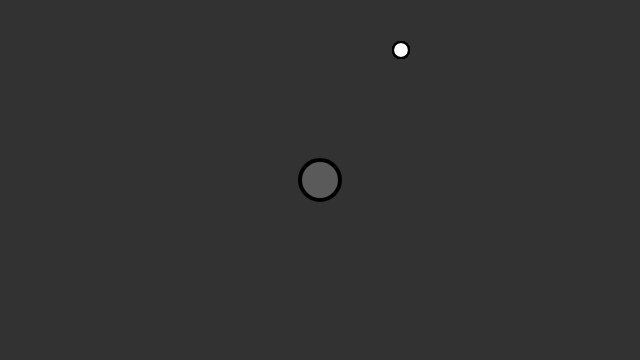
Frame 1 (no input)
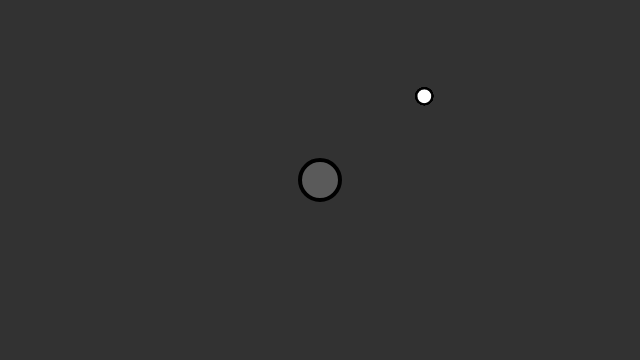
Frame 60 (no input)
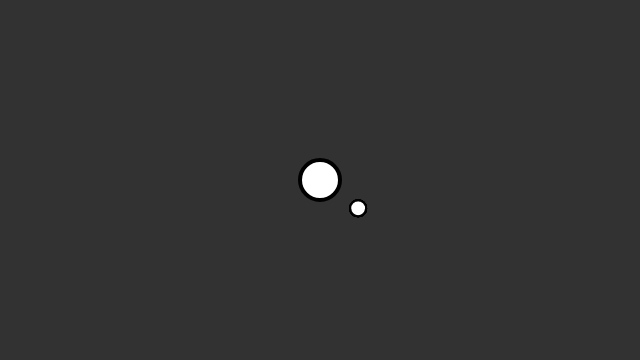
Frame 120 (the mouse pressed at the canvas centre since frame 60)

The p5.js sketch that drew these frames (run headless with seeded random() and noise() and a simulated clock; from frame 60 on, the mouse is pressed at the canvas centre):

// p5.js sketch
// ── sketch.js
// The Nature of Code
// Daniel Shiffman
// http://natureofcode.com
let movers = [];

let attractor;

function setup() {
  createCanvas(640, 360);
  for (let i = 0; i < 10; i++) {
    movers[i] = new Mover(random(0.1, 2), random(width), random(height));
  }
  attractor = new Attractor();
}

function draw() {
  background(50);

  attractor.display();

  for (let i = 0; i < movers.length; i++) {
    let force = attractor.calculateAttraction(movers[i]);
    movers[i].applyForce(force);

    movers[i].update();
    movers[i].display();
  }
}

function mouseMoved() {
  attractor.handleHover(mouseX, mouseY);
}

function mousePressed() {
  attractor.handlePress(mouseX, mouseY);
}

function mouseDragged() {
  attractor.handleHover(mouseX, mouseY);
  attractor.handleDrag(mouseX, mouseY);
}

function mouseReleased() {
  attractor.stopDragging();
}
// ── attractor.js
// The Nature of Code
// Daniel Shiffman
// http://natureofcode.com

// An object for a draggable attractive body in our world

class Attractor {

  constructor() {
    this.position = createVector(width / 2, height / 2);
    this.mass = 20;
    this.G = 1;
    this.dragOffset = createVector(0, 0);
    this.dragging = false;
    this.rollover = false;
  }

  calculateAttraction(m) {
    // Calculate direction of force
    let force = p5.Vector.sub(this.position, m.position);
    // Distance between objects
    let distance = force.mag();
    // Limiting the distance to eliminate "extreme" results for very close or very far objects
    distance = constrain(distance, 5, 25);
    // Normalize vector (distance doesn't matter here, we just want this vector for direction)
    force.normalize();
    // Calculate gravitional force magnitude
    let strength = (this.G * this.mass * m.mass) / (distance * distance);
    // Get force vector --> magnitude * direction
    force.mult(strength);
    return force;
  }

  // Method to display
  display() {
    ellipseMode(CENTER);
    strokeWeight(4);
    stroke(0);
    if (this.dragging) {
      fill(255);
    } else if (this.rollover) {
      fill(175);
    } else {
      fill(101, 200);
    }
    ellipse(this.position.x, this.position.y, this.mass * 2, this.mass * 2);
  }

  // The methods below are for mouse interaction
  handlePress(mx, my) {
    let d = dist(mx, my, this.position.x, this.position.y);
    if (d < this.mass) {
      this.dragging = true;
      this.dragOffset.x = this.position.x - mx;
      this.dragOffset.y = this.position.y - my;
    }
  }

  handleHover(mx, my) {
    let d = dist(mx, my, this.position.x, this.position.y);
    if (d < this.mass) {
      this.rollover = true;
    } else {
      this.rollover = false;
    }
  }

  stopDragging() {
    this.dragging = false;
  }

  handleDrag(mx, my) {
    if (this.dragging) {
      this.position.x = mx + this.dragOffset.x;
      this.position.y = my + this.dragOffset.y;
    }
  }
}
// ── mover.js
// The Nature of Code
// Daniel Shiffman
// http://natureofcode.com

var Mover = function() {
  this.position = createVector(400, 50);
  this.velocity = createVector(1, 0);
  this.acceleration = createVector(0, 0);
  this.mass = 1;

  this.applyForce = function(force) {
    var f = p5.Vector.div(force,this.mass);
    this.acceleration.add(f);
  };
    
  this.update = function() {
    this.velocity.add(this.acceleration);
    this.position.add(this.velocity);
    this.acceleration.mult(0);
  };

  this.display = function() {
    stroke(0);
    strokeWeight(2);
    fill(255, 127);
    ellipse(this.position.x, this.position.y, this.mass*16, this.mass*16);
  };

  this.checkEdges = function() {
    if (this.position.x > width) {
      this.position.x = width;
      this.velocity.x *= -1;
    } else if (this.position.x < 0) {
      this.velocity.x *= -1;
      this.position.x = 0;
    }
    if (this.position.y > height) {
      this.velocity.y *= -1;
      this.position.y = height;
    }
  };
};
  
